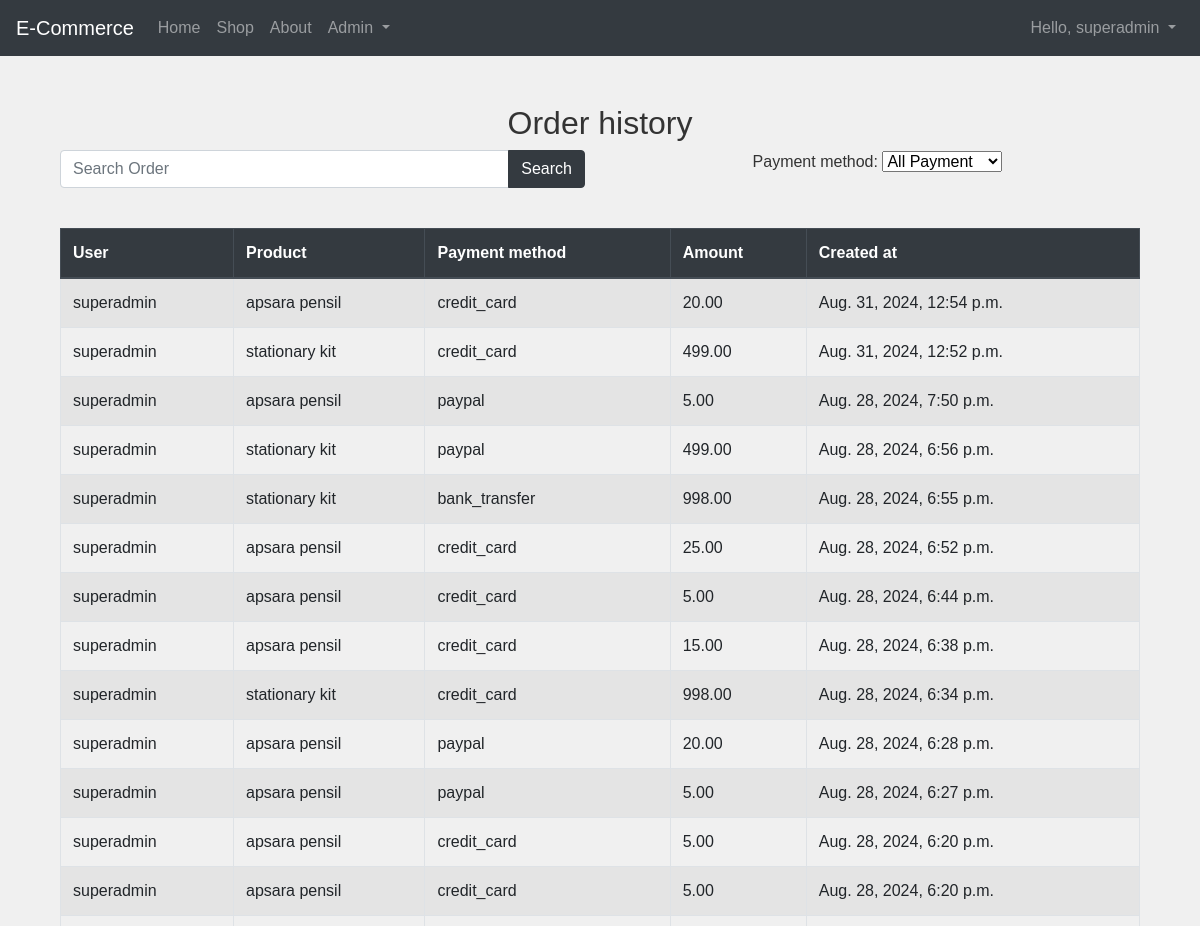
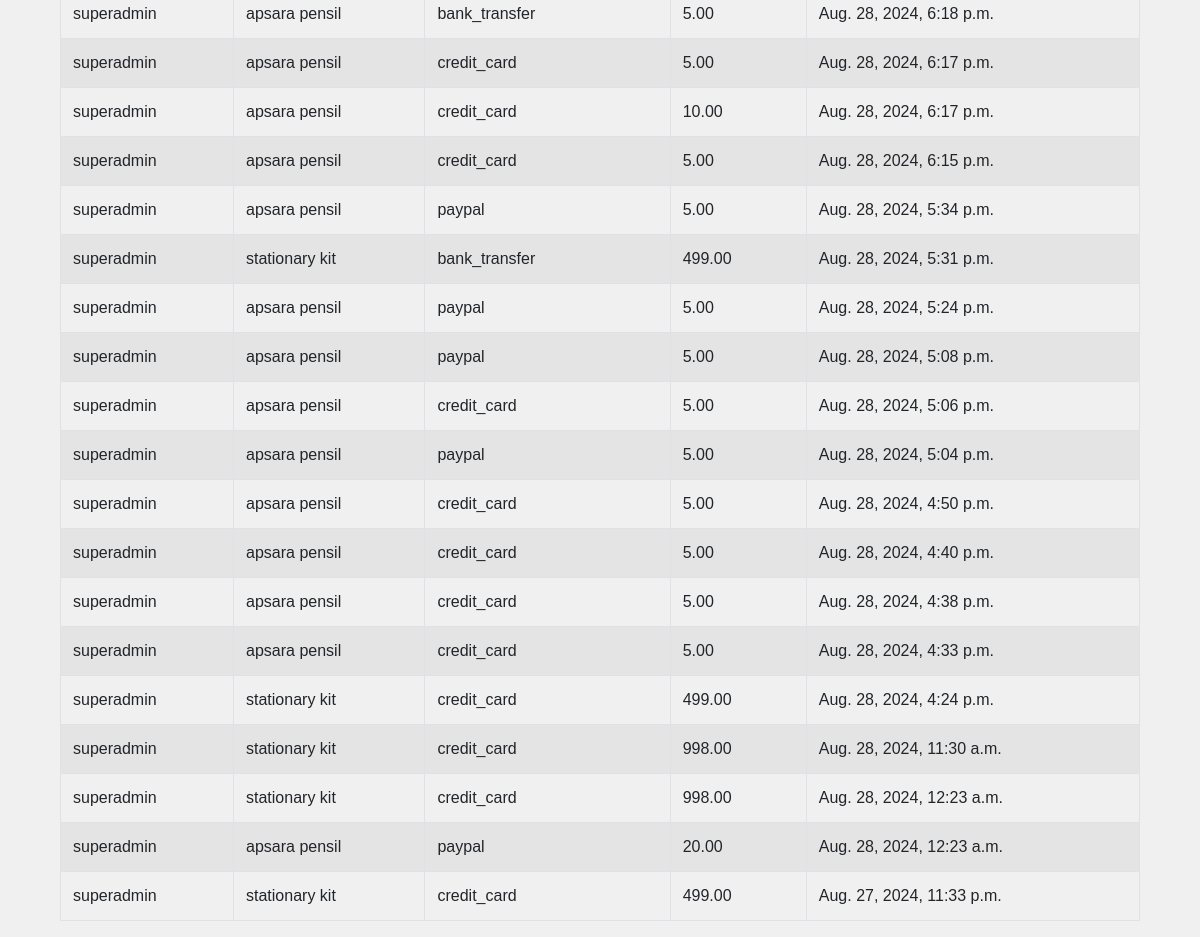
/oderHistory/1 (signed in), run on the app's committed database (2 pictures, top to bottom).
### shop/models.py (models this page shows)
class Order(models.Model):
    user = models.ForeignKey(settings.AUTH_USER_MODEL, on_delete=models.CASCADE, db_index=True)
    product = models.ForeignKey(Product, on_delete=models.CASCADE, db_index=True)
    payment_method = models.CharField(max_length=50)
    amount = models.DecimalField(max_digits=10, decimal_places=2, default=Decimal('0.00'))
    created_at = models.DateTimeField(auto_now_add=True, db_index=True)

class Product(models.Model):
    category = models.ForeignKey(Category, related_name='products', on_delete=models.CASCADE)
    name = models.CharField(max_length=255)
    description = models.TextField()
    price = models.DecimalField(max_digits=10, decimal_places=2)
    stock = models.PositiveIntegerField()
    image = models.ImageField(upload_to='products/images/', blank=True, null=True)
    created_at = models.DateTimeField(default=timezone.now)
    updated_at = models.DateTimeField(auto_now=True)
    def __str__(self):
        return self.name
    class Meta:
        ordering = ['-created_at']

### shop/views.py (the view)
# urls.py: path('oderHistory/<int:user>', views.oderHistory, name='oderHistory'),
def oderHistory(request,user):
    order_history= Order.objects.filter(user=user).order_by('-created_at')
    used_payment_methods = Order.objects.values_list('payment_method', flat=True).distinct()
    payment_method = request.GET.get('payment_method', '')
    search_query = request.GET.get('search', '')
    if search_query:
        order_history = Order.objects.filter(product__name__icontains=search_query).order_by('-created_at')
    if payment_method:
        order_history= Order.objects.filter(user=user,payment_method = payment_method).order_by('-created_at')
    return render(request, 'shop/order_history.html',{'order_history':order_history,'used_payment_methods':used_payment_methods})

### shop/templates/shop/order_history.html (shortened to what this page needs)
{% extends 'base.html' %}
{% block content %}
<div class="container mt-5">
    <h2 class="mb-2">Order history</h2>
    <div class="row mb-4">
    <div class="col-md-6 mb-3">
        <form method="GET" action="{% url 'oderHistory' user.id %}">
            <div class="input-group">
                <input type="text" class="form-control" name="search" placeholder="Search Order" value="{{ request.GET.search }}">
                <div class="input-group-append">
                    <button class="btn btn-dark" type="submit">Search</button>
                </div>
            </div>
        </form>
    </div>
        <div class="col-md-6">
            <form method="GET" action="{% url 'oderHistory' user.id %}">
                <div class="form-group">
                    <label for="payment_method" class="form-label">Payment method:</label>
                    <select id="payment_method" name="payment_method" class="form-select" onchange="this.form.submit()">
                        <option value="">All Payment</option>
                    </select>
                </div>
            </form>
        </div>
    </div>
    <div class="table-responsive">
        <table class="table table-striped table-bordered">
            <thead class="thead-dark">
                <tr>
                    <th>User</th>
                    <th>Product</th>
                    <th>Payment method</th>
                    <th>Amount</th>
                    <th>Created at</th>
                </tr>
            </thead>
            <tbody>
                {% for data in order_history %}
                <tr>
                    <td>{{ data.user }}</td>
                    <td>{{ data.product }}</td>
                    <td>{{ data.payment_method }}</td>
                    <td>{{ data.amount }}</td>
                    <td>{{ data.created_at }}</td>
                </tr>
                {% empty %}
                <tr>
                    <td colspan="4" class="text-center">No orders found</td>
                </tr>
                {% endfor %}
            </tbody>
        </table>
    </div>
</div>
{% endblock %}

### templates/base.html (shortened to what this page needs)
<!DOCTYPE html>
<html lang="en">
<head>
    {% load static %}
    <link href="https://maxcdn.bootstrapcdn.com/bootstrap/4.5.2/css/bootstrap.min.css" rel="stylesheet">
    <link href="{% static 'css/style.css' %}" rel="stylesheet">
</head>
<body>
    <nav class="navbar navbar-expand-lg navbar-dark bg-dark">
        <a class="navbar-brand" href="{% url 'home' %}">E-Commerce</a>
        <div class="collapse navbar-collapse" id="navbarNav">
            <ul class="navbar-nav mr-auto">
                <li class="nav-item">
                    <a class="nav-link" href="{% url 'home' %}">Home</a>
                </li>
                <li class="nav-item">
                    <a class="nav-link" href="{% url 'shop' %}">Shop</a>
                </li>
                <li class="nav-item">
                    <a class="nav-link" href="{% url 'about' %}">About</a>
                </li>
                <li class="nav-item dropdown">
                    <a class="nav-link dropdown-toggle" href="#" id="navbarDropdown" role="button" data-toggle="dropdown" aria-haspopup="true" aria-expanded="false">
                        Admin
                    </a>
                </li>
            </ul>
            <ul class="navbar-nav ml-auto">
                {% if user.is_authenticated %}
                    <li class="nav-item dropdown">
                        <a class="nav-link dropdown-toggle" href="#" id="navbarDropdown" role="button" data-toggle="dropdown" aria-haspopup="true" aria-expanded="false">
                            Hello, {{ user.username }}
                        </a>
                    </li>
                {% endif %}
            </ul>
        </div>
    </nav>
    <div class="container mt-4">
        {% block content %}{% endblock %}
    </div>
</body>
</html>

### static/css/style.css (style rules this page uses)
body { font-family: Arial, sans-serif; text-align: center; margin: 0; padding: 0; background-color: #f0f0f0; color: #333; }
.navbar { margin-bottom: 20px; }

### shop/templates/shop/order_history.html (style rules this page uses)
.table th, .table td { text-align: left; }

### data on the page
Order: user "superadmin", product "apsara pensil", payment_method "credit_card", amount "20.00", created_at "Aug. 31, 2024, 12:54 p.m."
Order: user "superadmin", product "stationary kit", payment_method "credit_card", amount "499.00", created_at "Aug. 31, 2024, 12:52 p.m."
Order: user "superadmin", product "apsara pensil", payment_method "paypal", amount "5.00", created_at "Aug. 28, 2024, 7:50 p.m."
Order: user "superadmin", product "stationary kit", payment_method "paypal", amount "499.00", created_at "Aug. 28, 2024, 6:56 p.m."
Order: user "superadmin", product "stationary kit", payment_method "bank_transfer", amount "998.00", created_at "Aug. 28, 2024, 6:55 p.m."
Order: user "superadmin", product "apsara pensil", payment_method "credit_card", amount "25.00", created_at "Aug. 28, 2024, 6:52 p.m."
Order: user "superadmin", product "apsara pensil", payment_method "credit_card", amount "5.00", created_at "Aug. 28, 2024, 6:44 p.m."
Order: user "superadmin", product "apsara pensil", payment_method "credit_card", amount "15.00", created_at "Aug. 28, 2024, 6:38 p.m."
Order: user "superadmin", product "stationary kit", payment_method "credit_card", amount "998.00", created_at "Aug. 28, 2024, 6:34 p.m."
Order: user "superadmin", product "apsara pensil", payment_method "paypal", amount "20.00", created_at "Aug. 28, 2024, 6:28 p.m."
Order: user "superadmin", product "apsara pensil", payment_method "paypal", amount "5.00", created_at "Aug. 28, 2024, 6:27 p.m."
Order: user "superadmin", product "apsara pensil", payment_method "credit_card", amount "5.00", created_at "Aug. 28, 2024, 6:20 p.m."
Order: user "superadmin", product "apsara pensil", payment_method "credit_card", amount "5.00", created_at "Aug. 28, 2024, 6:20 p.m."
Order: user "superadmin", product "apsara pensil", payment_method "bank_transfer", amount "5.00", created_at "Aug. 28, 2024, 6:18 p.m."
Order: user "superadmin", product "apsara pensil", payment_method "credit_card", amount "5.00", created_at "Aug. 28, 2024, 6:17 p.m."
Order: user "superadmin", product "apsara pensil", payment_method "credit_card", amount "10.00", created_at "Aug. 28, 2024, 6:17 p.m."
Order: user "superadmin", product "apsara pensil", payment_method "credit_card", amount "5.00", created_at "Aug. 28, 2024, 6:15 p.m."
Order: user "superadmin", product "apsara pensil", payment_method "paypal", amount "5.00", created_at "Aug. 28, 2024, 5:34 p.m."
Order: user "superadmin", product "stationary kit", payment_method "bank_transfer", amount "499.00", created_at "Aug. 28, 2024, 5:31 p.m."
Order: user "superadmin", product "apsara pensil", payment_method "paypal", amount "5.00", created_at "Aug. 28, 2024, 5:24 p.m."
Order: user "superadmin", product "apsara pensil", payment_method "paypal", amount "5.00", created_at "Aug. 28, 2024, 5:08 p.m."
Order: user "superadmin", product "apsara pensil", payment_method "credit_card", amount "5.00", created_at "Aug. 28, 2024, 5:06 p.m."
Order: user "superadmin", product "apsara pensil", payment_method "paypal", amount "5.00", created_at "Aug. 28, 2024, 5:04 p.m."
Order: user "superadmin", product "apsara pensil", payment_method "credit_card", amount "5.00", created_at "Aug. 28, 2024, 4:50 p.m."
Order: user "superadmin", product "apsara pensil", payment_method "credit_card", amount "5.00", created_at "Aug. 28, 2024, 4:40 p.m."
Order: user "superadmin", product "apsara pensil", payment_method "credit_card", amount "5.00", created_at "Aug. 28, 2024, 4:38 p.m."
Order: user "superadmin", product "apsara pensil", payment_method "credit_card", amount "5.00", created_at "Aug. 28, 2024, 4:33 p.m."
Order: user "superadmin", product "stationary kit", payment_method "credit_card", amount "499.00", created_at "Aug. 28, 2024, 4:24 p.m."
Order: user "superadmin", product "stationary kit", payment_method "credit_card", amount "998.00", created_at "Aug. 28, 2024, 11:30 a.m."
Order: user "superadmin", product "stationary kit", payment_method "credit_card", amount "998.00", created_at "Aug. 28, 2024, 12:23 a.m."
Order: user "superadmin", product "apsara pensil", payment_method "paypal", amount "20.00", created_at "Aug. 28, 2024, 12:23 a.m."
Order: user "superadmin", product "stationary kit", payment_method "credit_card", amount "499.00", created_at "Aug. 27, 2024, 11:33 p.m."

### other printed values
{{ user.username }} "superadmin"
